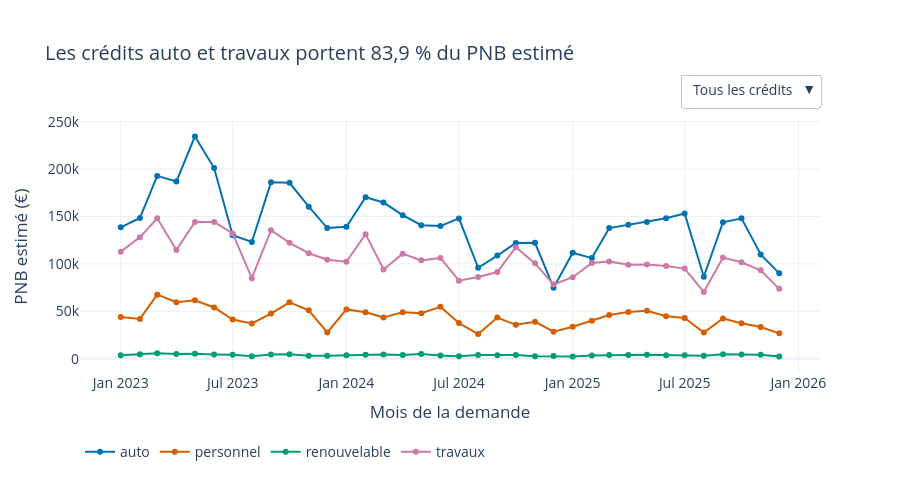

Source (notebook cell):
### Markdown cell above
## 3. L'analyse, pour l'équipe data
Un graphique plus riche : chiffre d'affaires mensuel par segment, avec un sélecteur interactif.

### Code cell
# PNB estimé mensuel par type de crédit
par_segment = (
    df.groupby([
        pd.Grouper(key="date_demande", freq="MS"),
        "type_credit"
    ])["pnb_estime_eur"]
    .sum()
    .unstack(fill_value=0)
    .sort_index()
)

couleurs = ["#0072B2", "#D55E00", "#009E73", "#CC79A7"]

detail = go.Figure()

for couleur, segment in zip(couleurs, par_segment.columns):
    detail.add_trace(go.Scatter(
        x=par_segment.index,
        y=par_segment[segment],
        mode="lines+markers",
        name=segment,
        line={"color": couleur},
        hovertemplate="%{x|%m/%Y}<br>%{y:,.0f} €<extra>%{fullData.name}</extra>"
    ))

# Menu pour afficher tous les produits ou un seul
boutons = [{
    "label": "Tous les crédits",
    "method": "update",
    "args": [{"visible": [True] * len(par_segment.columns)}]
}]

for i, segment in enumerate(par_segment.columns):
    boutons.append({
        "label": segment,
        "method": "update",
        "args": [{
            "visible": [
                j == i for j in range(len(par_segment.columns))
            ]
        }]
    })

detail.update_layout(
    title="Les crédits auto et travaux portent 83,9 % du PNB estimé",
    xaxis_title="Mois de la demande",
    yaxis_title="PNB estimé (€)",
    template="plotly_white",
    font={"size": 14},
    height=480,
    hovermode="x unified",
    updatemenus=[{
        "buttons": boutons,
        "direction": "down",
        "x": 1,
        "xanchor": "right",
        "y": 1.18
    }],
    legend={"orientation": "h", "y": -0.25},
    margin={"t": 120, "b": 100}
)

detail.show()

### Figure 1 — Plotly figure (JSON) as saved in the notebook; plotly's stock layout.template omitted (floating-point values rounded to 4 significant figures)
{"data": [{"hovertemplate": "%{x|%m/%Y}<br>%{y:,.0f} €<extra>%{fullData.name}</extra>", "line": {"color": "#0072B2"}, "mode": "lines+markers", "name": "auto", "type": "scatter", "x": ["2023-01-01T00:00:00", "2023-02-01T00:00:00", "2023-03-01T00:00:00", "2023-04-01T00:00:00", "2023-05-01T00:00:00", "2023-06-01T00:00:00", "2023-07-01T00:00:00", "2023-08-01T00:00:00", "2023-09-01T00:00:00", "2023-10-01T00:00:00", "2023-11-01T00:00:00", "2023-12-01T00:00:00", "2024-01-01T00:00:00", "2024-02-01T00:00:00", "2024-03-01T00:00:00", "2024-04-01T00:00:00", "2024-05-01T00:00:00", "2024-06-01T00:00:00", "2024-07-01T00:00:00", "2024-08-01T00:00:00", "2024-09-01T00:00:00", "2024-10-01T00:00:00", "2024-11-01T00:00:00", "2024-12-01T00:00:00", "2025-01-01T00:00:00", "2025-02-01T00:00:00", "2025-03-01T00:00:00", "2025-04-01T00:00:00", "2025-05-01T00:00:00", "2025-06-01T00:00:00", "2025-07-01T00:00:00", "2025-08-01T00:00:00", "2025-09-01T00:00:00", "2025-10-01T00:00:00", "2025-11-01T00:00:00", "2025-12-01T00:00:00"], "y": [138600.0, 148400.0, 192800.0, 186900.0, 234400.0, 201100.0, 130100.0, 123000.0, 186000.0, 185500.0, 160300.0, 137800.0, 139100.0, 170200.0, 164700.0, 151400.0, 140700.0, 139900.0, 148000.0, 95910.0, 108800.0, 122100.0, 122200.0, 74930.0, 111800.0, 106100.0, 137800.0, 141200.0, 144200.0, 148200.0, 153200.0, 86500.0, 143900.0, 148000.0, 110000.0, 90000.0]}, {"hovertemplate": "%{x|%m/%Y}<br>%{y:,.0f} €<extra>%{fullData.name}</extra>", "line": {"color": "#D55E00"}, "mode": "lines+markers", "name": "personnel", "type": "scatter", "x": ["2023-01-01T00:00:00", "2023-02-01T00:00:00", "2023-03-01T00:00:00", "2023-04-01T00:00:00", "2023-05-01T00:00:00", "2023-06-01T00:00:00", "2023-07-01T00:00:00", "2023-08-01T00:00:00", "2023-09-01T00:00:00", "2023-10-01T00:00:00", "2023-11-01T00:00:00", "2023-12-01T00:00:00", "2024-01-01T00:00:00", "2024-02-01T00:00:00", "2024-03-01T00:00:00", "2024-04-01T00:00:00", "2024-05-01T00:00:00", "2024-06-01T00:00:00", "2024-07-01T00:00:00", "2024-08-01T00:00:00", "2024-09-01T00:00:00", "2024-10-01T00:00:00", "2024-11-01T00:00:00", "2024-12-01T00:00:00", "2025-01-01T00:00:00", "2025-02-01T00:00:00", "2025-03-01T00:00:00", "2025-04-01T00:00:00", "2025-05-01T00:00:00", "2025-06-01T00:00:00", "2025-07-01T00:00:00", "2025-08-01T00:00:00", "2025-09-01T00:00:00", "2025-10-01T00:00:00", "2025-11-01T00:00:00", "2025-12-01T00:00:00"], "y": [44010.0, 41950.0, 67540.0, 59610.0, 61550.0, 53990.0, 41260.0, 37110.0, 47580.0, 59410.0, 51030.0, 27680.0, 52000.0, 48940.0, 43440.0, 49100.0, 48020.0, 54680.0, 37520.0, 25980.0, 43340.0, 35720.0, 38880.0, 28430.0, 33640.0, 40140.0, 46030.0, 49160.0, 50500.0, 44820.0, 43000.0, 27550.0, 42440.0, 37280.0, 33370.0, 26760.0]}, {"hovertemplate": "%{x|%m/%Y}<br>%{y:,.0f} €<extra>%{fullData.name}</extra>", "line": {"color": "#009E73"}, "mode": "lines+markers", "name": "renouvelable", "type": "scatter", "x": ["2023-01-01T00:00:00", "2023-02-01T00:00:00", "2023-03-01T00:00:00", "2023-04-01T00:00:00", "2023-05-01T00:00:00", "2023-06-01T00:00:00", "2023-07-01T00:00:00", "2023-08-01T00:00:00", "2023-09-01T00:00:00", "2023-10-01T00:00:00", "2023-11-01T00:00:00", "2023-12-01T00:00:00", "2024-01-01T00:00:00", "2024-02-01T00:00:00", "2024-03-01T00:00:00", "2024-04-01T00:00:00", "2024-05-01T00:00:00", "2024-06-01T00:00:00", "2024-07-01T00:00:00", "2024-08-01T00:00:00", "2024-09-01T00:00:00", "2024-10-01T00:00:00", "2024-11-01T00:00:00", "2024-12-01T00:00:00", "2025-01-01T00:00:00", "2025-02-01T00:00:00", "2025-03-01T00:00:00", "2025-04-01T00:00:00", "2025-05-01T00:00:00", "2025-06-01T00:00:00", "2025-07-01T00:00:00", "2025-08-01T00:00:00", "2025-09-01T00:00:00", "2025-10-01T00:00:00", "2025-11-01T00:00:00", "2025-12-01T00:00:00"], "y": [3622.0, 4616.0, 5819.0, 4848.0, 5094.0, 4515.0, 4163.0, 2576.0, 4485.0, 4736.0, 3168.0, 3050.0, 3636.0, 4226.0, 4336.0, 3885.0, 4846.0, 3297.0, 2681.0, 3894.0, 3642.0, 3915.0, 2672.0, 2804.0, 2216.0, 3299.0, 3883.0, 3812.0, 4046.0, 3728.0, 3586.0, 3182.0, 4683.0, 4526.0, 4221.0, 2322.0]}, {"hovertemplate": "%{x|%m/%Y}<br>%{y:,.0f} €<extra>%{fullData.name}</extra>", "line": {"color": "#CC79A7"}, "mode": "lines+markers", "name": "travaux", "type": "scatter", "x": ["2023-01-01T00:00:00", "2023-02-01T00:00:00", "2023-03-01T00:00:00", "2023-04-01T00:00:00", "2023-05-01T00:00:00", "2023-06-01T00:00:00", "2023-07-01T00:00:00", "2023-08-01T00:00:00", "2023-09-01T00:00:00", "2023-10-01T00:00:00", "2023-11-01T00:00:00", "2023-12-01T00:00:00", "2024-01-01T00:00:00", "2024-02-01T00:00:00", "2024-03-01T00:00:00", "2024-04-01T00:00:00", "2024-05-01T00:00:00", "2024-06-01T00:00:00", "2024-07-01T00:00:00", "2024-08-01T00:00:00", "2024-09-01T00:00:00", "2024-10-01T00:00:00", "2024-11-01T00:00:00", "2024-12-01T00:00:00", "2025-01-01T00:00:00", "2025-02-01T00:00:00", "2025-03-01T00:00:00", "2025-04-01T00:00:00", "2025-05-01T00:00:00", "2025-06-01T00:00:00", "2025-07-01T00:00:00", "2025-08-01T00:00:00", "2025-09-01T00:00:00", "2025-10-01T00:00:00", "2025-11-01T00:00:00", "2025-12-01T00:00:00"], "y": [112800.0, 128200.0, 148000.0, 114700.0, 144100.0, 144200.0, 132100.0, 84960.0, 135500.0, 122200.0, 111200.0, 104300.0, 102300.0, 131400.0, 94020.0, 110800.0, 103700.0, 106300.0, 82320.0, 86120.0, 91380.0, 117600.0, 100500.0, 78240.0, 85960.0, 100900.0, 102400.0, 99050.0, 99470.0, 97690.0, 95040.0, 70460.0, 106700.0, 101800.0, 93220.0, 73650.0]}], "layout": {"font": {"size": 14}, "height": 480, "hovermode": "x unified", "legend": {"orientation": "h", "y": -0.25}, "margin": {"b": 100, "t": 120}, "title": {"text": "Les crédits auto et travaux portent 83,9 % du PNB estimé"}, "updatemenus": [{"buttons": [{"args": [{"visible": [true, true, true, true]}], "label": "Tous les crédits", "method": "update"}, {"args": [{"visible": [true, false, false, false]}], "label": "auto", "method": "update"}, {"args": [{"visible": [false, true, false, false]}], "label": "personnel", "method": "update"}, {"args": [{"visible": [false, false, true, false]}], "label": "renouvelable", "method": "update"}, {"args": [{"visible": [false, false, false, true]}], "label": "travaux", "method": "update"}], "direction": "down", "x": 1, "xanchor": "right", "y": 1.18}], "xaxis": {"title": {"text": "Mois de la demande"}}, "yaxis": {"title": {"text": "PNB estimé (€)"}}}}
